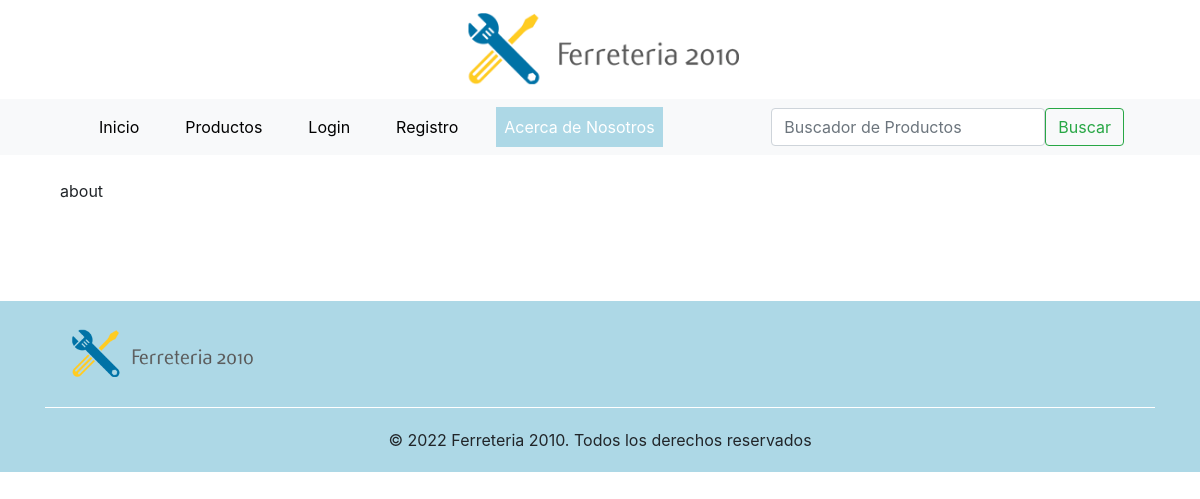
Page /about/ on the earlier database version.
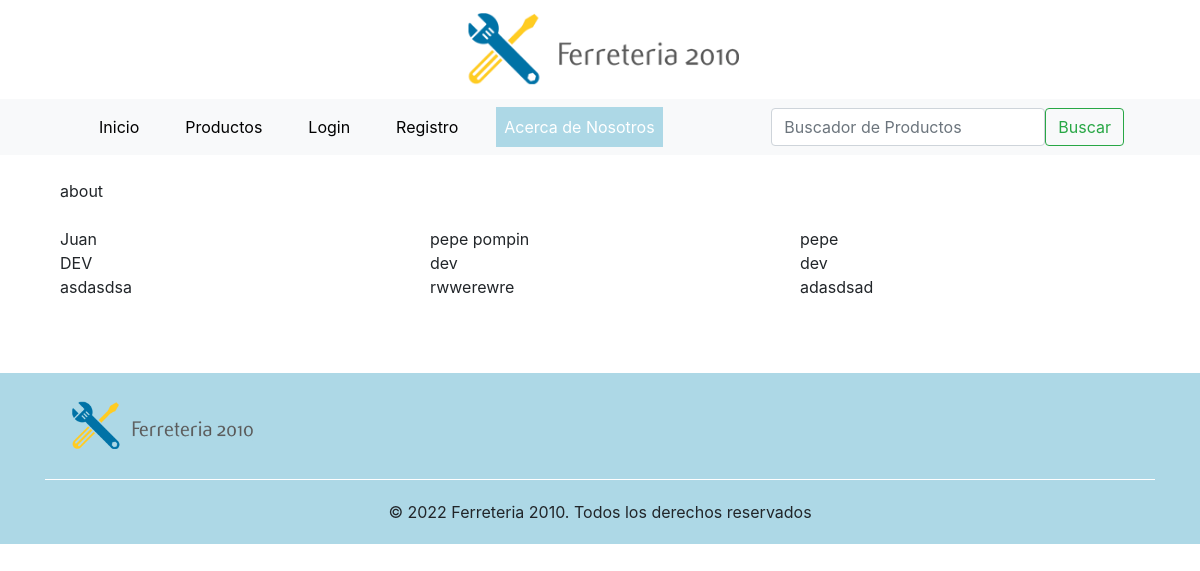
Same page on the later database version.
### site_extras/models.py (models this page shows, shortened)
class About(models.Model):
    nombre = models.CharField(max_length=200, blank=True, default='')
    puesto = models.CharField(max_length=200, blank=True, default='')
    descripcion = models.CharField(max_length=400, blank=True, default='')
    class Meta:
        verbose_name = 'Acerca de'
        verbose_name_plural = 'Acerca de nosotros'

### site_extras/views.py (the view)
# urls.py: path('about/', Detalle_about.as_view(), name = 'about'),
class Detalle_about(ListView):
    model = About
    template_name = 'about.html'

### templates/about.html (shortened to what this page needs)
{% extends 'base.html' %}
{% load static %}
{% block nav_about_activo %}active{% endblock %}
{% block contenido %}
<div class="container">
    <div class="row align-items-end">&nbsp;</div>
    <div class="row align-items-start">
      <div class="col">
          about
      </div>
    </div>
    <div class="row align-items-end">&nbsp;</div>
    <div class="row align-items-center">
      {% for i in object_list %}
        <div class="col">
          {{ i.nombre }} <br/>
          {{ i.puesto }} <br/>
          {{ i.descripcion }}
        </div>
      {% endfor%}
    </div>
    <div class="row align-items-end">&nbsp;</div>
</div>
{% endblock %}

Differences in the rows shown:
added About: nombre "Juan", puesto "DEV", descripcion "asdasdsa"
added About: nombre "pepe pompin", puesto "dev", descripcion "rwwerewre"
added About: nombre "pepe", puesto "dev", descripcion "adasdsad"
